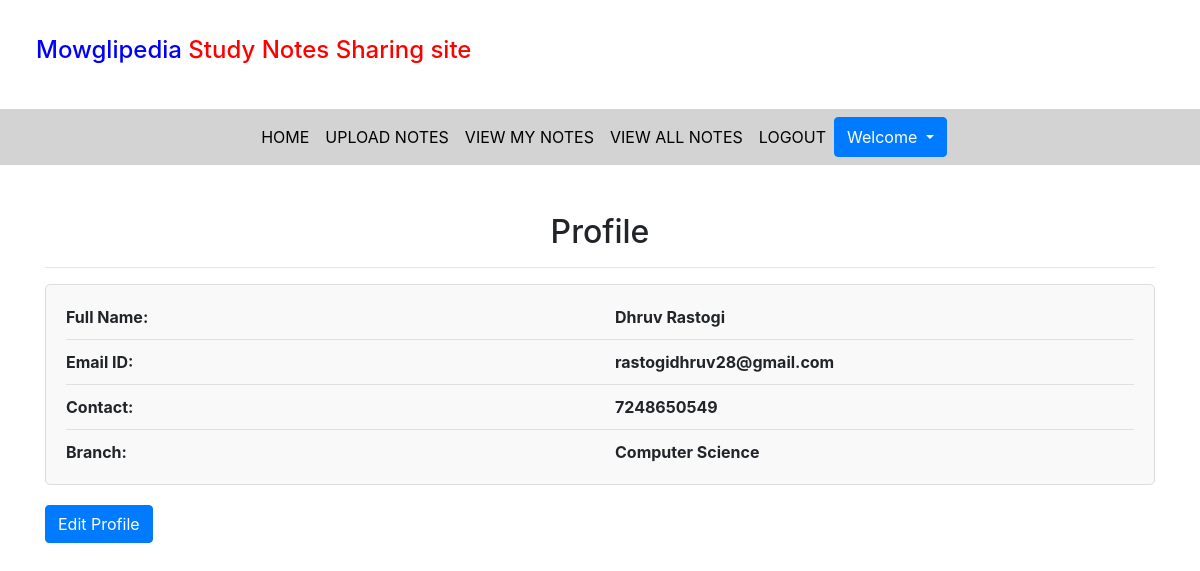
Screenshot of /profile/ (signed in) with the database file from the repository.
### notes/models.py (models this page shows, shortened)
class Signup(models.Model):
    user = models.ForeignKey(User,on_delete=models.CASCADE)
    contact = models.CharField(max_length=10,null=True)
    branch = models.CharField(max_length=30)
    role = models.CharField(max_length=15)

### notes/views.py (the view)
# urls.py: path('profile/', profile, name='profile'),
def profile(request):
    if not request.user.is_authenticated:
        return redirect('login')
    user = User.objects.get(id=request.user.id)
    data = Signup.objects.get(user = user)
    d = {'data': data, 'user':user}
    return render(request, 'profile.html', d)

### notes/templates/profile.html (shortened to what this page needs)
{% extends "user_nav.html" %}
{% load static %}
{% block body %}
<div class="container mt-5">
    <h2 class="text-center">Profile</h2>
    <hr>
    <div class="profile-info">
        <div class="row">
            <div class="col-md-6">
                <span>Full Name:</span>
            </div>
            <div class="col-md-6" style="text-transform: capitalize;">
                {{ data.user.first_name }} {{ data.user.last_name }}
            </div>
        </div>
        <hr>
        <div class="row">
            <div class="col-md-6">
                <span>Email ID:</span>
            </div>
            <div class="col-md-6">
                {{ data.user.username }}
            </div>
        </div>
        <hr>
        <div class="row">
            <div class="col-md-6">
                <span>Contact:</span>
            </div>
            <div class="col-md-6">
                {{ data.contact }}
            </div>
        </div>
        <hr>
        <div class="row">
            <div class="col-md-6">
                <span>Branch:</span>
            </div>
            <div class="col-md-6">
                {{ data.branch }}
            </div>
        </div>
    </div>
    <a href="{% url 'edit_profile' %}" class="btn btn-primary btn-edit">Edit Profile</a>
</div>
{% endblock %}

### notes/templates/profile.html (style rules this page uses)
.profile-info { background-color: #f9f9f9; border: 1px solid #ddd; border-radius: 5px; padding: 20px; margin-bottom: 20px; }
.profile-info hr { margin-top: 10px; margin-bottom: 10px; }
.profile-info .col-md-6 { font-weight: bold; }

### rows the page displays
Signup: user.first_name "Dhruv", user.last_name "Rastogi", user.username "rastogidhruv28@gmail.com", contact "7248650549", branch "Computer Science"
